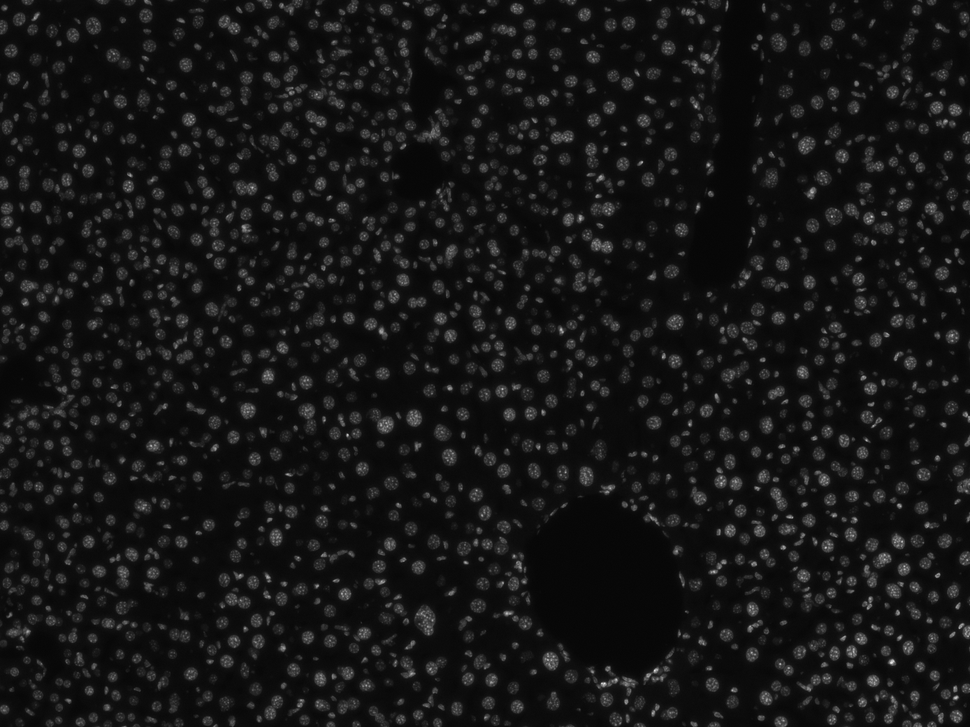
#> input picture DZ6079a_02A05 DAPI 10x.tif, 970 x 727 px, shrunk from 1388 x 1040 before the run, found by its file name
$ jupyter execute --allow-errors mophorlogy.ipynb
#> lines starting #> are read from the running program, lines starting #| are printed output that depends on the picture; after the words box and inside, x2 and y2 are one past the last pixel; in counts of white or black regions, pixels touching at a corner belong together
[cell 1]
import cv2
import numpy as np
import matplotlib.pyplot as plt

[cell 2]
IMG_NAME = 'code_jeje_yang/Submit/images/DZ6079a_02A05 DAPI 10x.tif'

#> (a cell that did not finish here is left out)

[cell 4]
# [46 lines left out: function detectCircles, not called in this run]

#> (a cell that did not finish here is left out)

# test opencv

[cell 6]
def detect_circle(img_name):
    img = cv2.imread(img_name, 0)
#> img is the input picture: shape (727, 970); min 5, max 243, mean 21.5
    color_img = cv2.imread(img_name)

    ret, img = cv2.threshold(img, 120, 255, cv2.THRESH_BINARY + cv2.THRESH_OTSU)
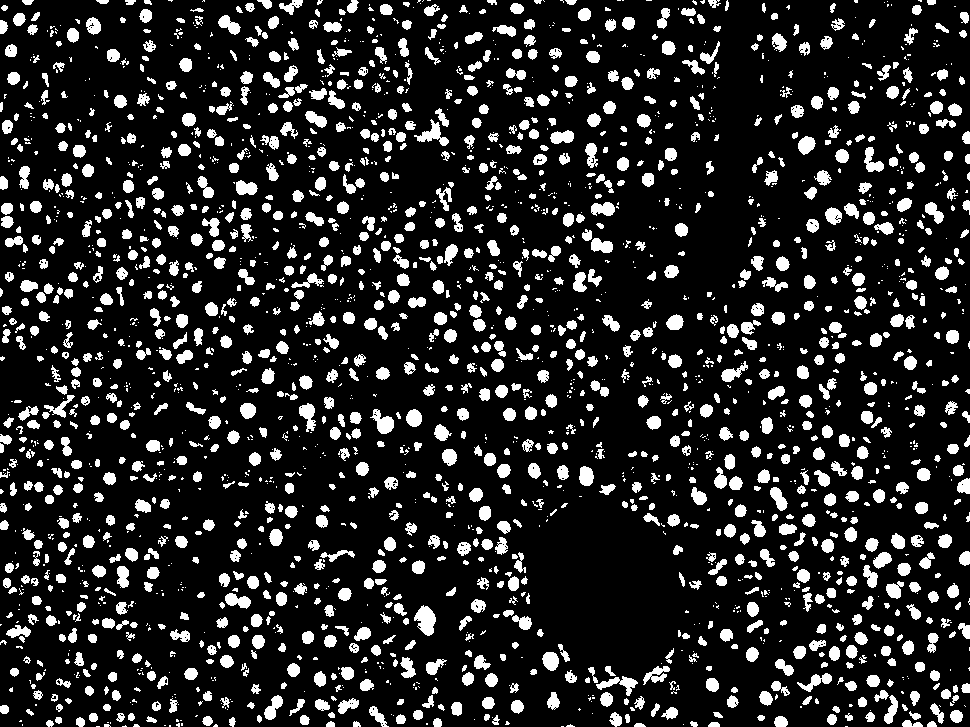
#> img: shape (727, 970); 15.2% white; 2504 white regions (1092 under 20 px), largest, box (x1, y1, x2, y2) and area: (414, 605, 436, 636) 434, (414, 119, 449, 146) 339, (596, 676, 638, 696) 321
#> ret = 37

    edges1 = cv2.Canny(img, 10, 100)
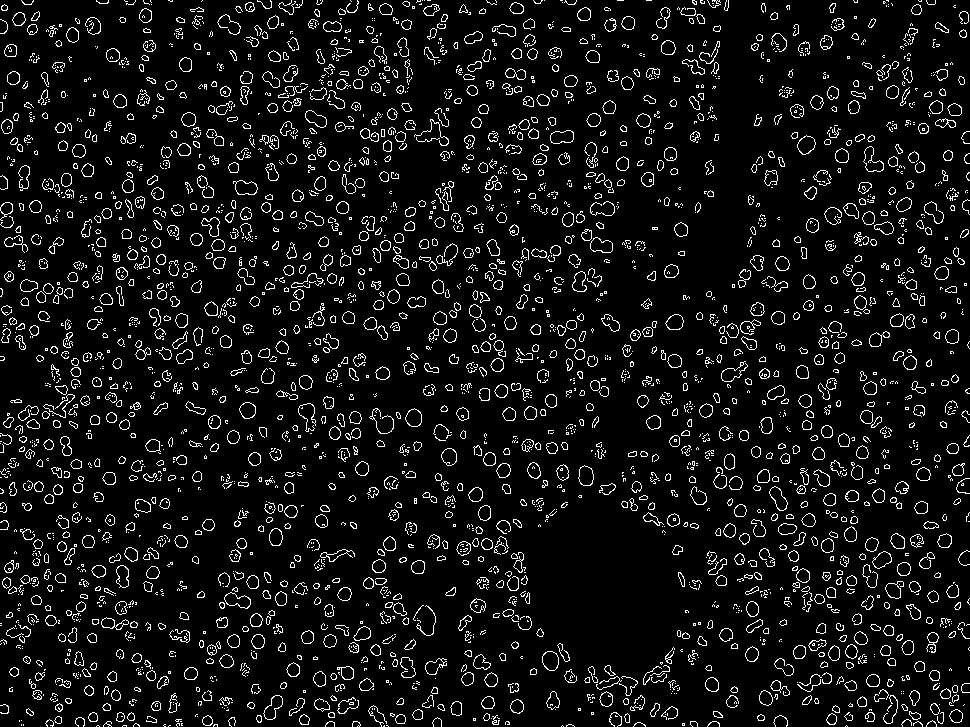
#> edges1: shape (727, 970); 7.5% white in thin lines or dots
    edges2 = cv2.Canny(img, 10, 150)

    horizon_kernel = np.ones((1,3), np.uint8)
    vertical_kernel = np.ones((3,1), np.uint8)

    dilation = cv2.dilate(edges2,horizon_kernel,iterations = 1)
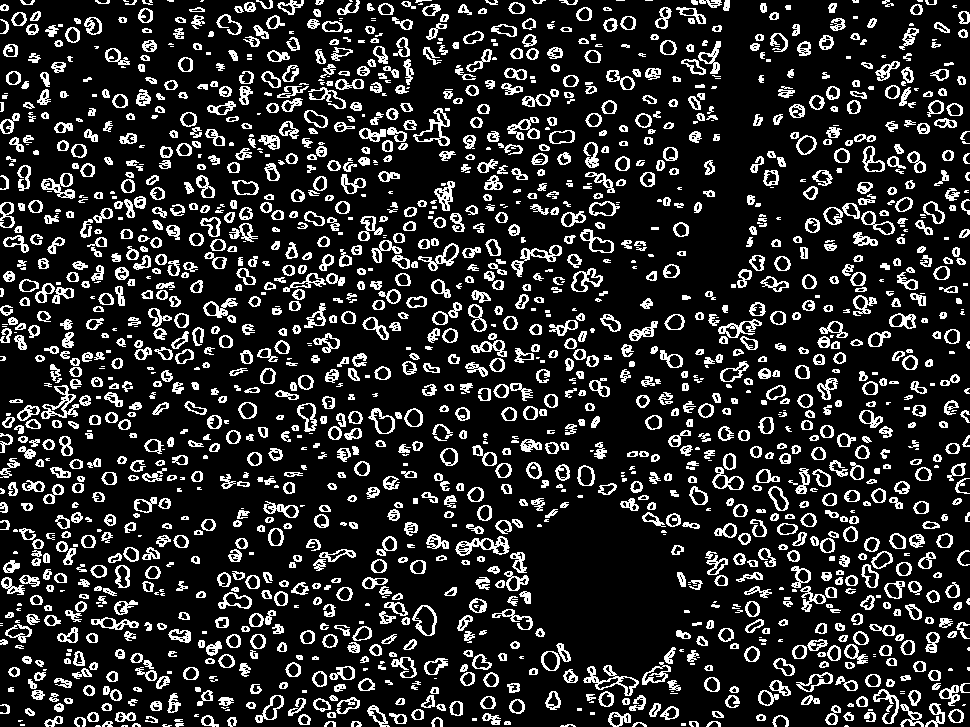
#> dilation: shape (727, 970); 16.6% white in thin lines or dots
    dilation = cv2.dilate(dilation,vertical_kernel,iterations = 1)
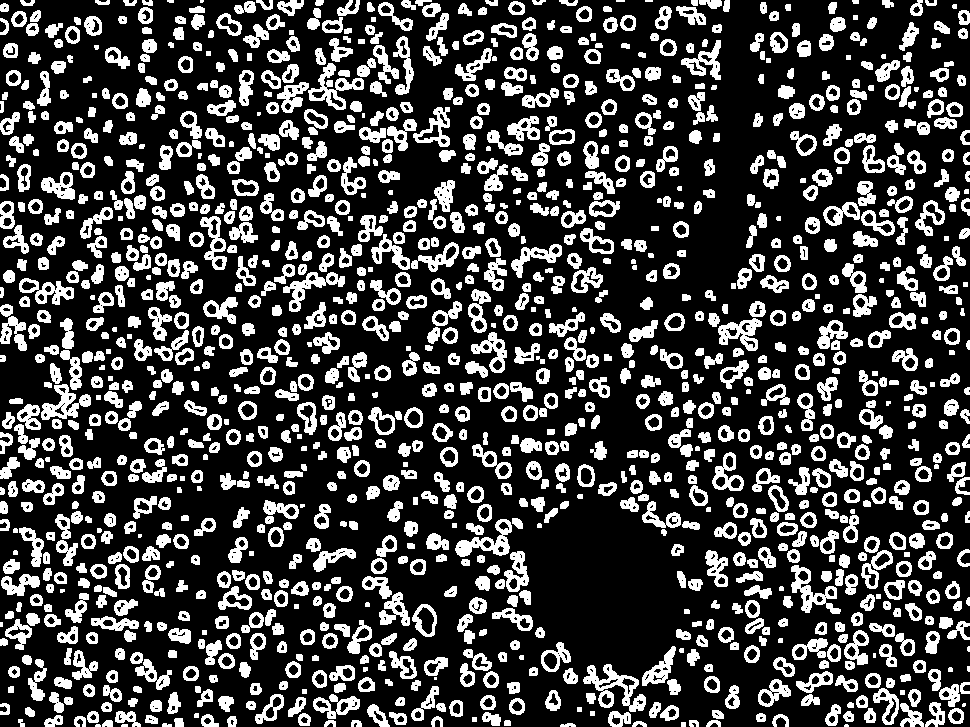
#> dilation: shape (727, 970); 25.8% white; 1383 white regions (17 under 20 px), largest, box (x1, y1, x2, y2) and area: (583, 664, 646, 712) 1125, (308, 63, 364, 110) 861, (791, 565, 841, 614) 844

#     dilation = cv2.bitwise_not(dilation)
    circles = cv2.HoughCircles(image=dilation,
                               method=cv2.HOUGH_GRADIENT,
                               dp=1.5,
                               minDist=50,)
#> circles = 110 rows, first 8: [614.2, 381.8, 338.7], [627.8, 438.8, 283.7], [327.8, 459.8, 265.8], [624.8, 315.8, 269.2], [696.8, 258.8, 254.4], [627.8, 255.8, 239.8], [396.8, 348.8, 214], [705.8, 525.8, 197.1]
# [4 lines of commented-out code are left out]

    for i in circles[0,:]:
        # draw the center of the circle
        cv2.circle(color_img,(i[0],i[1]), 1, (0,255,0), 1)
#> this loop made 110 passes
#> i on passes 1 to 12: [614.2, 381.8, 338.7], [627.8, 438.8, 283.7], [327.8, 459.8, 265.8], [624.8, 315.8, 269.2], [696.8, 258.8, 254.4], [627.8, 255.8, 239.8], [396.8, 348.8, 214], [705.8, 525.8, 197.1], [233.2, 468.8, 208.2], [276.8, 423.8, 209.5], [564.8, 495.8, 239], [573.8, 438.8, 241]
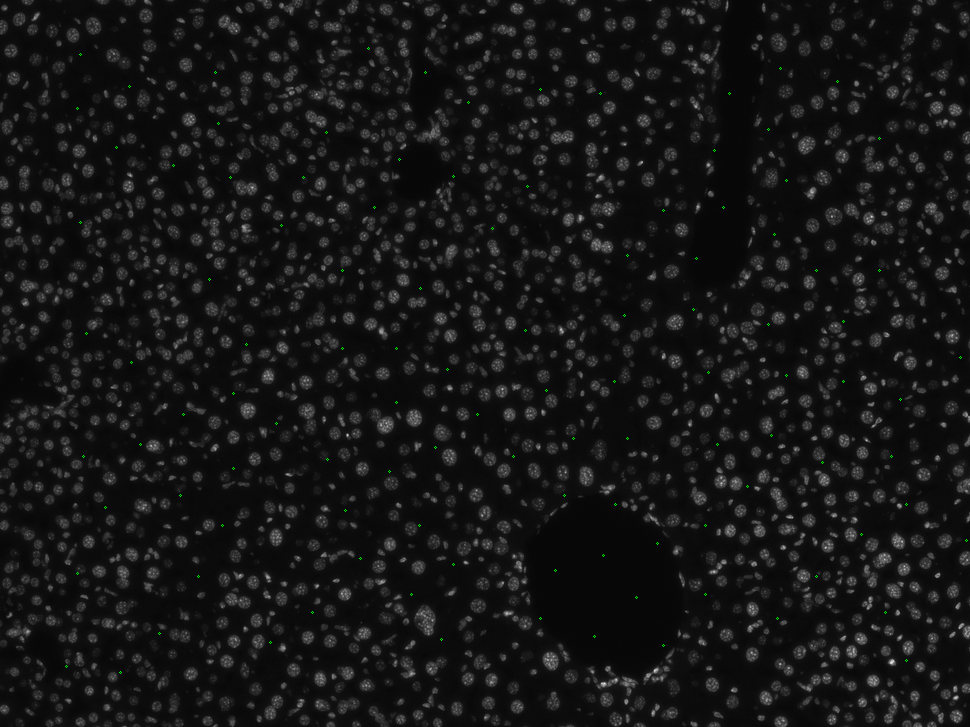
#> color_img: shape (727, 970, 3); 0.06% of pixels changed, all inside (x1, y1, x2, y2) = (65, 47, 968, 674)

    cv2.imshow('detected circles', color_img)
    cv2.imshow('dilation', dilation)
    cv2.waitKey(0)
    cv2.destroyAllWindows()
